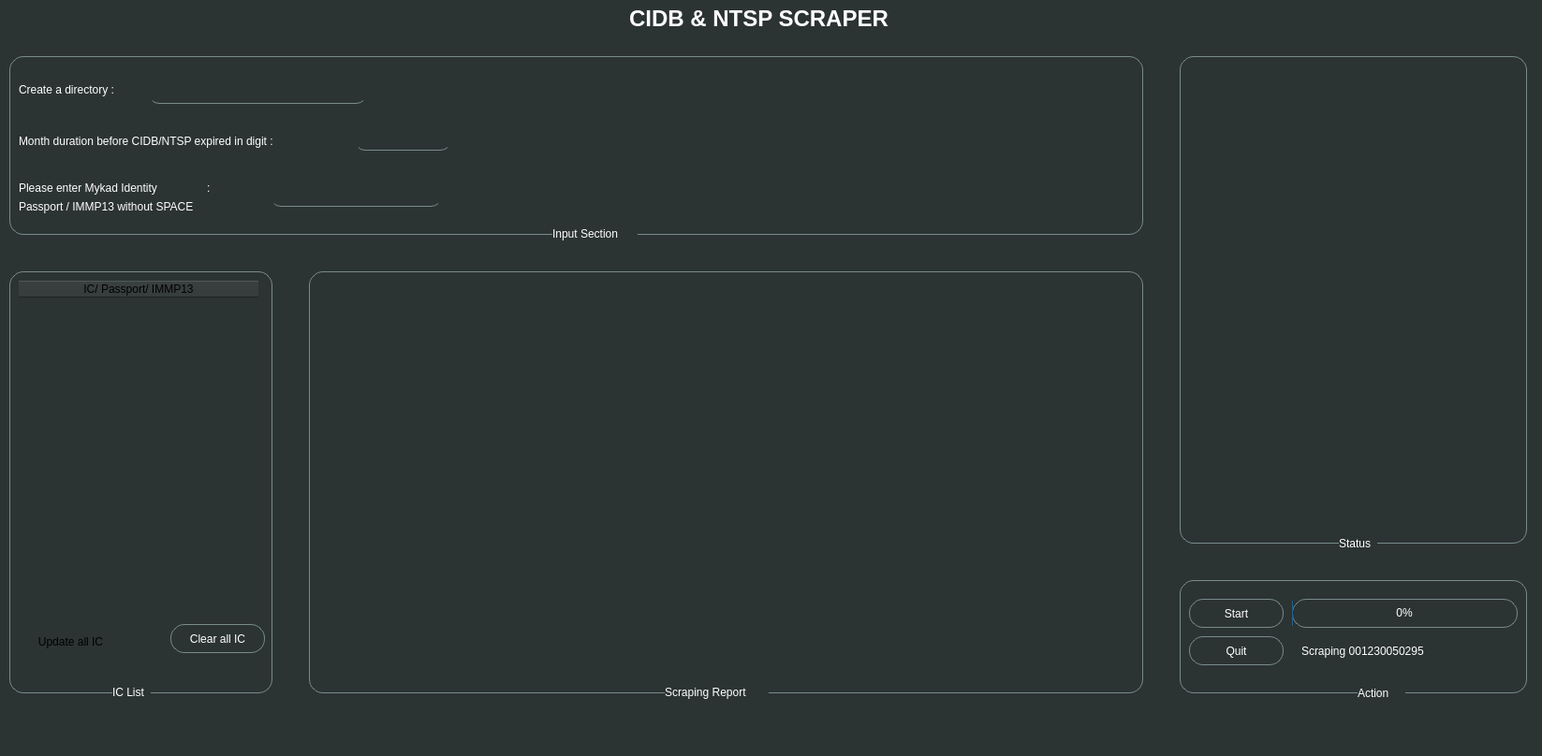
<?xml version="1.0" encoding="UTF-8"?>
<ui version="4.0">
 <class>MainWindow</class>
 <widget class="QMainWindow" name="MainWindow">
  <property name="geometry">
   <rect>
    <x>0</x>
    <y>0</y>
    <width>1647</width>
    <height>808</height>
   </rect>
  </property>
  <property name="maximumSize">
   <size>
    <width>1647</width>
    <height>808</height>
   </size>
  </property>
  <property name="windowTitle">
   <string>MainWindow</string>
  </property>
  <property name="styleSheet">
   <string notr="true">background-color:rgba(44, 51, 51,255);
border-radius:10px;</string>
  </property>
  <property name="tabShape">
   <enum>QTabWidget::Rounded</enum>
  </property>
  <widget class="QWidget" name="centralwidget">
   <property name="styleSheet">
    <string notr="true">background-color:rgba(44, 51, 51,255)</string>
   </property>
   <widget class="QLabel" name="label">
    <property name="geometry">
     <rect>
      <x>620</x>
      <y>-10</y>
      <width>381</width>
      <height>61</height>
     </rect>
    </property>
    <property name="font">
     <font>
      <family>Segoe UI</family>
      <pointsize>28</pointsize>
      <weight>75</weight>
      <italic>false</italic>
      <bold>true</bold>
     </font>
    </property>
    <property name="styleSheet">
     <string notr="true">color:rgb(255, 255, 255);
background-color: rgba(255, 255, 255,0)</string>
    </property>
    <property name="text">
     <string>&lt;html&gt;&lt;head/&gt;&lt;body&gt;&lt;p align=&quot;center&quot;&gt;&lt;span style=&quot; font-size:18pt;&quot;&gt;CIDB &amp;amp; NTSP SCRAPER&lt;/span&gt;&lt;/p&gt;&lt;/body&gt;&lt;/html&gt;</string>
    </property>
   </widget>
   <widget class="QLabel" name="label_2">
    <property name="geometry">
     <rect>
      <x>20</x>
      <y>130</y>
      <width>351</width>
      <height>41</height>
     </rect>
    </property>
    <property name="font">
     <font>
      <family>Segoe UI</family>
      <pointsize>9</pointsize>
     </font>
    </property>
    <property name="styleSheet">
     <string notr="true">color:rgb(255, 255, 255);
background-color: rgba(255, 255, 255,0)</string>
    </property>
    <property name="text">
     <string>Month duration before CIDB/NTSP expired in digit :</string>
    </property>
   </widget>
   <widget class="QLabel" name="label_3">
    <property name="geometry">
     <rect>
      <x>20</x>
      <y>80</y>
      <width>191</width>
      <height>31</height>
     </rect>
    </property>
    <property name="font">
     <font>
      <family>Segoe UI</family>
      <pointsize>9</pointsize>
     </font>
    </property>
    <property name="styleSheet">
     <string notr="true">color:rgb(255, 255, 255);
background-color: rgba(255, 255, 255,0)</string>
    </property>
    <property name="text">
     <string>Create a directory :</string>
    </property>
   </widget>
   <widget class="QLabel" name="label_4">
    <property name="geometry">
     <rect>
      <x>20</x>
      <y>180</y>
      <width>291</width>
      <height>41</height>
     </rect>
    </property>
    <property name="font">
     <font>
      <family>Segoe UI</family>
      <pointsize>9</pointsize>
     </font>
    </property>
    <property name="styleSheet">
     <string notr="true">color:rgb(255, 255, 255);
background-color: rgba(255, 255, 255,0)</string>
    </property>
    <property name="text">
     <string>Please enter Mykad Identity                :</string>
    </property>
    <property name="scaledContents">
     <bool>false</bool>
    </property>
   </widget>
   <widget class="QLabel" name="dir_text">
    <property name="geometry">
     <rect>
      <x>410</x>
      <y>80</y>
      <width>801</width>
      <height>31</height>
     </rect>
    </property>
    <property name="font">
     <font>
      <family>Segoe UI</family>
      <pointsize>9</pointsize>
     </font>
    </property>
    <property name="styleSheet">
     <string notr="true">color:rgb(255, 255, 255);
background-color: rgba(255, 255, 255,0)</string>
    </property>
    <property name="text">
     <string/>
    </property>
   </widget>
   <widget class="QLabel" name="month_text">
    <property name="geometry">
     <rect>
      <x>480</x>
      <y>140</y>
      <width>721</width>
      <height>31</height>
     </rect>
    </property>
    <property name="font">
     <font>
      <family>Segoe UI</family>
      <pointsize>9</pointsize>
     </font>
    </property>
    <property name="styleSheet">
     <string notr="true">color:rgb(255, 255, 255);
background-color: rgba(255, 255, 255,0)</string>
    </property>
    <property name="text">
     <string/>
    </property>
   </widget>
   <widget class="QLabel" name="ic_text">
    <property name="geometry">
     <rect>
      <x>480</x>
      <y>190</y>
      <width>721</width>
      <height>41</height>
     </rect>
    </property>
    <property name="font">
     <font>
      <family>Segoe UI</family>
      <pointsize>9</pointsize>
     </font>
    </property>
    <property name="styleSheet">
     <string notr="true">color:rgb(255, 255, 255);
background-color: rgba(255, 255, 255,0)</string>
    </property>
    <property name="text">
     <string/>
    </property>
   </widget>
   <widget class="QPushButton" name="update_button">
    <property name="geometry">
     <rect>
      <x>20</x>
      <y>670</y>
      <width>111</width>
      <height>31</height>
     </rect>
    </property>
    <property name="font">
     <font>
      <family>Segoe UI</family>
      <pointsize>9</pointsize>
     </font>
    </property>
    <property name="mouseTracking">
     <bool>false</bool>
    </property>
    <property name="styleSheet">
     <string notr="true">border:1px solid rgb(120, 139, 139);
border-radius:15px;
color: rgb(255,255,255);
QPushButton::hover {background-color : lightgreen}</string>
    </property>
    <property name="text">
     <string>Update all IC</string>
    </property>
   </widget>
   <widget class="QPushButton" name="clear_button">
    <property name="geometry">
     <rect>
      <x>182</x>
      <y>667</y>
      <width>101</width>
      <height>31</height>
     </rect>
    </property>
    <property name="font">
     <font>
      <family>Segoe UI</family>
      <pointsize>9</pointsize>
     </font>
    </property>
    <property name="focusPolicy">
     <enum>Qt::StrongFocus</enum>
    </property>
    <property name="styleSheet">
     <string notr="true">border:1px solid rgb(120, 139, 139);
border-radius:15px;
color: rgb(255,255,255)
</string>
    </property>
    <property name="text">
     <string>Clear all IC</string>
    </property>
   </widget>
   <widget class="QLabel" name="ic_table">
    <property name="geometry">
     <rect>
      <x>20</x>
      <y>710</y>
      <width>261</width>
      <height>21</height>
     </rect>
    </property>
    <property name="font">
     <font>
      <pointsize>9</pointsize>
     </font>
    </property>
    <property name="styleSheet">
     <string notr="true">color:rgb(255, 255, 255)</string>
    </property>
    <property name="text">
     <string/>
    </property>
   </widget>
   <widget class="QListWidget" name="scrape_data">
    <property name="geometry">
     <rect>
      <x>1270</x>
      <y>70</y>
      <width>351</width>
      <height>481</height>
     </rect>
    </property>
    <property name="styleSheet">
     <string notr="true">color: rgb(255,255,255)</string>
    </property>
   </widget>
   <widget class="QListWidget" name="listWidget">
    <property name="geometry">
     <rect>
      <x>340</x>
      <y>300</y>
      <width>861</width>
      <height>411</height>
     </rect>
    </property>
    <property name="palette">
     <palette>
      <active>
       <colorrole role="WindowText">
        <brush brushstyle="SolidPattern">
         <color alpha="255">
          <red>255</red>
          <green>255</green>
          <blue>255</blue>
         </color>
        </brush>
       </colorrole>
       <colorrole role="Button">
        <brush brushstyle="SolidPattern">
         <color alpha="255">
          <red>44</red>
          <green>51</green>
          <blue>51</blue>
         </color>
        </brush>
       </colorrole>
       <colorrole role="Text">
        <brush brushstyle="SolidPattern">
         <color alpha="255">
          <red>255</red>
          <green>255</green>
          <blue>255</blue>
         </color>
        </brush>
       </colorrole>
       <colorrole role="ButtonText">
        <brush brushstyle="SolidPattern">
         <color alpha="255">
          <red>255</red>
          <green>255</green>
          <blue>255</blue>
         </color>
        </brush>
       </colorrole>
       <colorrole role="Base">
        <brush brushstyle="SolidPattern">
         <color alpha="255">
          <red>44</red>
          <green>51</green>
          <blue>51</blue>
         </color>
        </brush>
       </colorrole>
       <colorrole role="Window">
        <brush brushstyle="SolidPattern">
         <color alpha="255">
          <red>44</red>
          <green>51</green>
          <blue>51</blue>
         </color>
        </brush>
       </colorrole>
       <colorrole role="Highlight">
        <brush brushstyle="SolidPattern">
         <color alpha="255">
          <red>255</red>
          <green>85</green>
          <blue>0</blue>
         </color>
        </brush>
       </colorrole>
       <colorrole role="PlaceholderText">
        <brush brushstyle="NoBrush">
         <color alpha="128">
          <red>255</red>
          <green>255</green>
          <blue>255</blue>
         </color>
        </brush>
       </colorrole>
      </active>
      <inactive>
       <colorrole role="WindowText">
        <brush brushstyle="SolidPattern">
         <color alpha="255">
          <red>255</red>
          <green>255</green>
          <blue>255</blue>
         </color>
        </brush>
       </colorrole>
       <colorrole role="Button">
        <brush brushstyle="SolidPattern">
         <color alpha="255">
          <red>44</red>
          <green>51</green>
          <blue>51</blue>
         </color>
        </brush>
       </colorrole>
       <colorrole role="Text">
        <brush brushstyle="SolidPattern">
         <color alpha="255">
          <red>255</red>
          <green>255</green>
          <blue>255</blue>
         </color>
        </brush>
       </colorrole>
       <colorrole role="ButtonText">
        <brush brushstyle="SolidPattern">
         <color alpha="255">
          <red>255</red>
          <green>255</green>
          <blue>255</blue>
         </color>
        </brush>
       </colorrole>
       <colorrole role="Base">
        <brush brushstyle="SolidPattern">
         <color alpha="255">
          <red>44</red>
          <green>51</green>
          <blue>51</blue>
         </color>
        </brush>
       </colorrole>
       <colorrole role="Window">
        <brush brushstyle="SolidPattern">
         <color alpha="255">
          <red>44</red>
          <green>51</green>
          <blue>51</blue>
         </color>
        </brush>
       </colorrole>
       <colorrole role="Highlight">
        <brush brushstyle="SolidPattern">
         <color alpha="255">
          <red>255</red>
          <green>85</green>
          <blue>0</blue>
         </color>
        </brush>
       </colorrole>
       <colorrole role="PlaceholderText">
        <brush brushstyle="NoBrush">
         <color alpha="128">
          <red>255</red>
          <green>255</green>
          <blue>255</blue>
         </color>
        </brush>
       </colorrole>
      </inactive>
      <disabled>
       <colorrole role="WindowText">
        <brush brushstyle="SolidPattern">
         <color alpha="255">
          <red>255</red>
          <green>255</green>
          <blue>255</blue>
         </color>
        </brush>
       </colorrole>
       <colorrole role="Button">
        <brush brushstyle="SolidPattern">
         <color alpha="255">
          <red>44</red>
          <green>51</green>
          <blue>51</blue>
         </color>
        </brush>
       </colorrole>
       <colorrole role="Text">
        <brush brushstyle="SolidPattern">
         <color alpha="255">
          <red>255</red>
          <green>255</green>
          <blue>255</blue>
         </color>
        </brush>
       </colorrole>
       <colorrole role="ButtonText">
        <brush brushstyle="SolidPattern">
         <color alpha="255">
          <red>255</red>
          <green>255</green>
          <blue>255</blue>
         </color>
        </brush>
       </colorrole>
       <colorrole role="Base">
        <brush brushstyle="SolidPattern">
         <color alpha="255">
          <red>44</red>
          <green>51</green>
          <blue>51</blue>
         </color>
        </brush>
       </colorrole>
       <colorrole role="Window">
        <brush brushstyle="SolidPattern">
         <color alpha="255">
          <red>44</red>
          <green>51</green>
          <blue>51</blue>
         </color>
        </brush>
       </colorrole>
       <colorrole role="Highlight">
        <brush brushstyle="SolidPattern">
         <color alpha="255">
          <red>0</red>
          <green>120</green>
          <blue>215</blue>
         </color>
        </brush>
       </colorrole>
       <colorrole role="PlaceholderText">
        <brush brushstyle="NoBrush">
         <color alpha="128">
          <red>255</red>
          <green>255</green>
          <blue>255</blue>
         </color>
        </brush>
       </colorrole>
      </disabled>
     </palette>
    </property>
    <property name="styleSheet">
     <string notr="true">color: rgb(255,255,255)</string>
    </property>
   </widget>
   <widget class="QLabel" name="actionBorder_5">
    <property name="geometry">
     <rect>
      <x>10</x>
      <y>60</y>
      <width>1211</width>
      <height>191</height>
     </rect>
    </property>
    <property name="styleSheet">
     <string notr="true">border:1px solid rgb(120, 139, 139);
border-radius:15px;</string>
    </property>
    <property name="text">
     <string/>
    </property>
   </widget>
   <widget class="QLabel" name="actionBorder_6">
    <property name="geometry">
     <rect>
      <x>10</x>
      <y>290</y>
      <width>281</width>
      <height>451</height>
     </rect>
    </property>
    <property name="styleSheet">
     <string notr="true">border:1px solid rgb(120, 139, 139);
background-color:rgba(44, 51, 51,255);
border-radius:15px;</string>
    </property>
    <property name="text">
     <string/>
    </property>
   </widget>
   <widget class="QLabel" name="actionBorder_7">
    <property name="geometry">
     <rect>
      <x>1260</x>
      <y>60</y>
      <width>371</width>
      <height>521</height>
     </rect>
    </property>
    <property name="styleSheet">
     <string notr="true">border:1px solid rgb(120, 139, 139);
border-radius:15px;</string>
    </property>
    <property name="text">
     <string/>
    </property>
   </widget>
   <widget class="QLabel" name="actionBorder_8">
    <property name="geometry">
     <rect>
      <x>330</x>
      <y>290</y>
      <width>891</width>
      <height>451</height>
     </rect>
    </property>
    <property name="styleSheet">
     <string notr="true">border:1px solid rgb(120, 139, 139);
border-radius:15px;</string>
    </property>
    <property name="text">
     <string/>
    </property>
   </widget>
   <widget class="QLabel" name="actionBorder_9">
    <property name="geometry">
     <rect>
      <x>1260</x>
      <y>620</y>
      <width>371</width>
      <height>121</height>
     </rect>
    </property>
    <property name="styleSheet">
     <string notr="true">border:1px solid rgb(120, 139, 139);
border-radius:15px;</string>
    </property>
    <property name="text">
     <string/>
    </property>
   </widget>
   <widget class="QPushButton" name="start_button">
    <property name="geometry">
     <rect>
      <x>1270</x>
      <y>640</y>
      <width>101</width>
      <height>31</height>
     </rect>
    </property>
    <property name="font">
     <font>
      <family>Segoe UI</family>
      <pointsize>9</pointsize>
     </font>
    </property>
    <property name="styleSheet">
     <string notr="true">border:1px solid rgb(120, 139, 139);
border-radius:15px;
color: rgb(255,255,255)</string>
    </property>
    <property name="text">
     <string>Start</string>
    </property>
   </widget>
   <widget class="QPushButton" name="finish_button">
    <property name="geometry">
     <rect>
      <x>1270</x>
      <y>680</y>
      <width>101</width>
      <height>31</height>
     </rect>
    </property>
    <property name="font">
     <font>
      <family>Segoe UI</family>
      <pointsize>9</pointsize>
     </font>
    </property>
    <property name="styleSheet">
     <string notr="true">border:1px solid rgb(120, 139, 139);
border-radius:15px;
color: rgb(255,255,255)</string>
    </property>
    <property name="text">
     <string>Quit</string>
    </property>
   </widget>
   <widget class="QLineEdit" name="create_dir">
    <property name="geometry">
     <rect>
      <x>160</x>
      <y>80</y>
      <width>231</width>
      <height>31</height>
     </rect>
    </property>
    <property name="font">
     <font>
      <family>MS Shell Dlg 2</family>
      <pointsize>9</pointsize>
     </font>
    </property>
    <property name="styleSheet">
     <string notr="true">background-color:rgba(0, 0, 0, 0);
border:1px solid rgba(0, 0, 0, 0);
border-bottom-color:rgb(120, 139, 139);
color:rgb(255, 255, 255);
padding-bottom:7px;</string>
    </property>
    <property name="text">
     <string/>
    </property>
    <property name="placeholderText">
     <string/>
    </property>
   </widget>
   <widget class="QLineEdit" name="month_dur">
    <property name="geometry">
     <rect>
      <x>380</x>
      <y>130</y>
      <width>101</width>
      <height>31</height>
     </rect>
    </property>
    <property name="font">
     <font>
      <pointsize>9</pointsize>
     </font>
    </property>
    <property name="styleSheet">
     <string notr="true">background-color:rgba(0, 0, 0, 0);
border:1px solid rgba(0, 0, 0, 0);
border-bottom-color:rgb(120, 139, 139);
color:rgb(255, 255, 255);
padding-bottom:7px;</string>
    </property>
    <property name="text">
     <string/>
    </property>
    <property name="placeholderText">
     <string/>
    </property>
   </widget>
   <widget class="QLineEdit" name="ic">
    <property name="geometry">
     <rect>
      <x>290</x>
      <y>190</y>
      <width>181</width>
      <height>31</height>
     </rect>
    </property>
    <property name="font">
     <font>
      <pointsize>9</pointsize>
     </font>
    </property>
    <property name="styleSheet">
     <string notr="true">background-color:rgba(0, 0, 0, 0);
border:1px solid rgba(0, 0, 0, 0);
border-bottom-color:rgb(120, 139, 139);
color:rgb(255, 255, 255);
padding-bottom:7px;</string>
    </property>
    <property name="text">
     <string/>
    </property>
    <property name="placeholderText">
     <string/>
    </property>
   </widget>
   <widget class="QLabel" name="label_5">
    <property name="geometry">
     <rect>
      <x>20</x>
      <y>210</y>
      <width>271</width>
      <height>21</height>
     </rect>
    </property>
    <property name="font">
     <font>
      <family>Segoe UI</family>
      <pointsize>9</pointsize>
     </font>
    </property>
    <property name="styleSheet">
     <string notr="true">color:rgb(255, 255, 255);
background-color: rgba(255, 255, 255,0)</string>
    </property>
    <property name="text">
     <string>Passport / IMMP13 without SPACE</string>
    </property>
   </widget>
   <widget class="QProgressBar" name="progressBar">
    <property name="geometry">
     <rect>
      <x>1380</x>
      <y>640</y>
      <width>241</width>
      <height>31</height>
     </rect>
    </property>
    <property name="font">
     <font>
      <family>Segoe UI</family>
      <pointsize>9</pointsize>
     </font>
    </property>
    <property name="styleSheet">
     <string notr="true">border:1px solid rgb(120, 139, 139);
border-radius:15px;
color: rgb(255,255,255)</string>
    </property>
    <property name="value">
     <number>0</number>
    </property>
    <property name="alignment">
     <set>Qt::AlignCenter</set>
    </property>
   </widget>
   <widget class="QLabel" name="label_6">
    <property name="geometry">
     <rect>
      <x>590</x>
      <y>240</y>
      <width>91</width>
      <height>20</height>
     </rect>
    </property>
    <property name="font">
     <font>
      <family>Segoe UI</family>
      <pointsize>9</pointsize>
     </font>
    </property>
    <property name="styleSheet">
     <string notr="true">color: rgb(255, 255, 255);</string>
    </property>
    <property name="text">
     <string>Input Section</string>
    </property>
   </widget>
   <widget class="QLabel" name="label_7">
    <property name="geometry">
     <rect>
      <x>120</x>
      <y>730</y>
      <width>41</width>
      <height>20</height>
     </rect>
    </property>
    <property name="font">
     <font>
      <family>Segoe UI</family>
      <pointsize>9</pointsize>
     </font>
    </property>
    <property name="styleSheet">
     <string notr="true">color: rgb(255, 255, 255);</string>
    </property>
    <property name="text">
     <string>IC List</string>
    </property>
   </widget>
   <widget class="QLabel" name="label_8">
    <property name="geometry">
     <rect>
      <x>710</x>
      <y>730</y>
      <width>111</width>
      <height>20</height>
     </rect>
    </property>
    <property name="font">
     <font>
      <pointsize>9</pointsize>
     </font>
    </property>
    <property name="styleSheet">
     <string notr="true">color: rgb(255, 255, 255);</string>
    </property>
    <property name="text">
     <string>Scraping Report</string>
    </property>
   </widget>
   <widget class="QLabel" name="label_9">
    <property name="geometry">
     <rect>
      <x>1430</x>
      <y>570</y>
      <width>41</width>
      <height>21</height>
     </rect>
    </property>
    <property name="font">
     <font>
      <family>Segoe UI</family>
      <pointsize>9</pointsize>
     </font>
    </property>
    <property name="styleSheet">
     <string notr="true">color: rgb(255, 255, 255);</string>
    </property>
    <property name="text">
     <string>Status</string>
    </property>
   </widget>
   <widget class="QLabel" name="label_10">
    <property name="geometry">
     <rect>
      <x>1450</x>
      <y>730</y>
      <width>51</width>
      <height>21</height>
     </rect>
    </property>
    <property name="font">
     <font>
      <family>Segoe UI</family>
      <pointsize>9</pointsize>
     </font>
    </property>
    <property name="styleSheet">
     <string notr="true">color: rgb(255, 255, 255);</string>
    </property>
    <property name="text">
     <string>Action</string>
    </property>
   </widget>
   <widget class="QTableWidget" name="tableWidget">
    <property name="geometry">
     <rect>
      <x>20</x>
      <y>300</y>
      <width>256</width>
      <height>351</height>
     </rect>
    </property>
    <property name="cursor" stdset="0">
     <cursorShape>IBeamCursor</cursorShape>
    </property>
    <property name="wordWrap">
     <bool>true</bool>
    </property>
    <property name="cornerButtonEnabled">
     <bool>false</bool>
    </property>
    <attribute name="horizontalHeaderCascadingSectionResizes">
     <bool>false</bool>
    </attribute>
    <attribute name="horizontalHeaderStretchLastSection">
     <bool>true</bool>
    </attribute>
    <attribute name="verticalHeaderStretchLastSection">
     <bool>false</bool>
    </attribute>
    <column>
     <property name="text">
      <string>IC/ Passport/ IMMP13</string>
     </property>
    </column>
   </widget>
   <widget class="QLabel" name="current_scrape">
    <property name="geometry">
     <rect>
      <x>1390</x>
      <y>680</y>
      <width>201</width>
      <height>31</height>
     </rect>
    </property>
    <property name="font">
     <font>
      <pointsize>9</pointsize>
     </font>
    </property>
    <property name="styleSheet">
     <string notr="true">color:rgb(255, 255, 255)</string>
    </property>
    <property name="text">
     <string>Scraping 001230050295</string>
    </property>
   </widget>
   <zorder>actionBorder_9</zorder>
   <zorder>actionBorder_5</zorder>
   <zorder>actionBorder_8</zorder>
   <zorder>actionBorder_6</zorder>
   <zorder>actionBorder_7</zorder>
   <zorder>label</zorder>
   <zorder>label_2</zorder>
   <zorder>label_3</zorder>
   <zorder>label_4</zorder>
   <zorder>dir_text</zorder>
   <zorder>ic_text</zorder>
   <zorder>update_button</zorder>
   <zorder>clear_button</zorder>
   <zorder>ic_table</zorder>
   <zorder>scrape_data</zorder>
   <zorder>start_button</zorder>
   <zorder>finish_button</zorder>
   <zorder>month_text</zorder>
   <zorder>create_dir</zorder>
   <zorder>month_dur</zorder>
   <zorder>ic</zorder>
   <zorder>label_5</zorder>
   <zorder>progressBar</zorder>
   <zorder>label_6</zorder>
   <zorder>label_7</zorder>
   <zorder>label_8</zorder>
   <zorder>label_9</zorder>
   <zorder>label_10</zorder>
   <zorder>listWidget</zorder>
   <zorder>tableWidget</zorder>
   <zorder>current_scrape</zorder>
  </widget>
  <widget class="QMenuBar" name="menubar">
   <property name="geometry">
    <rect>
     <x>0</x>
     <y>0</y>
     <width>1647</width>
     <height>26</height>
    </rect>
   </property>
  </widget>
  <widget class="QStatusBar" name="statusbar"/>
 </widget>
 <resources/>
 <connections/>
</ui>
